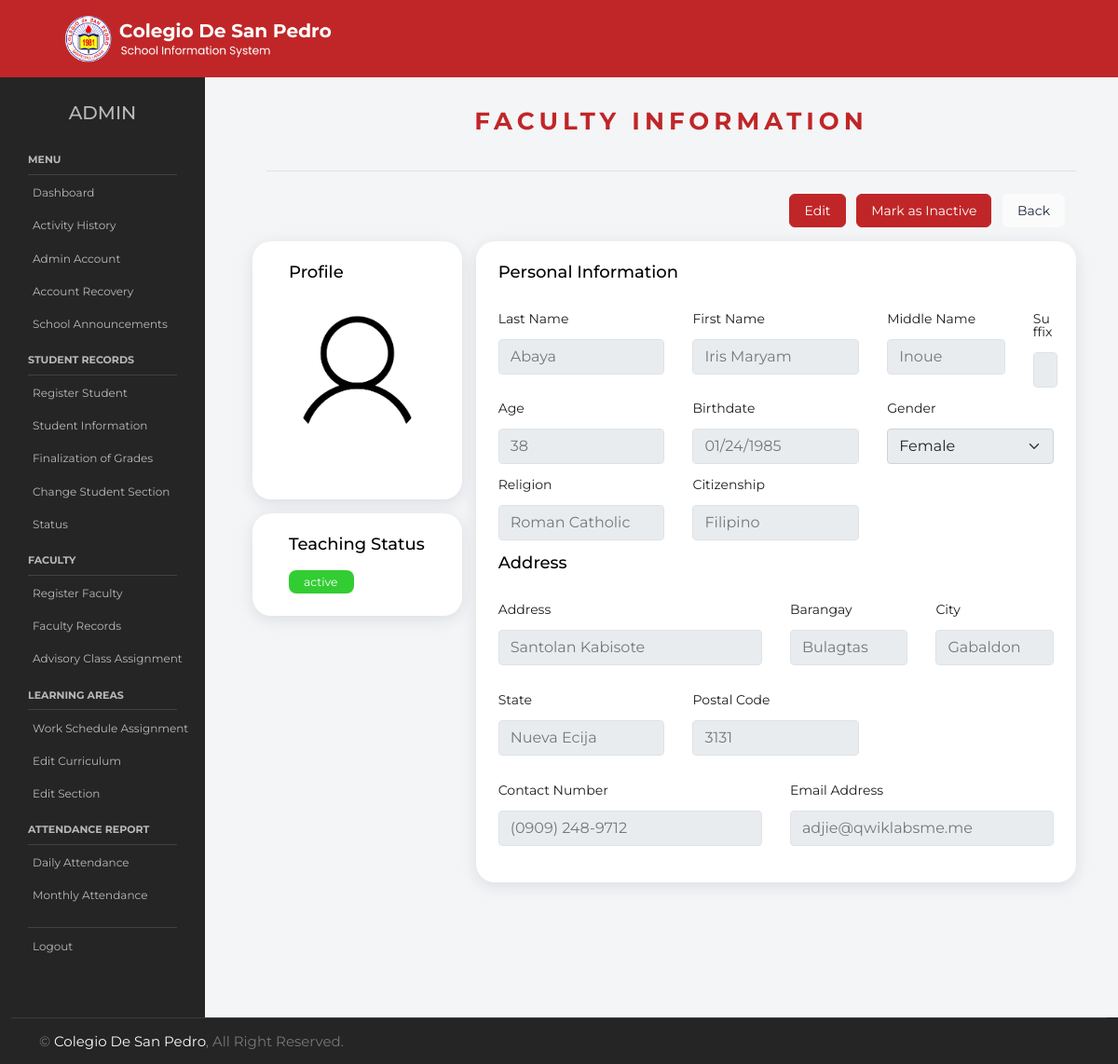
/admin/viewFaculty.php?F_number=2023-00009-F (signed in), run on the app's committed database.
### tables this page shows
CREATE TABLE `faculty` (
  `F_ID` int(11) NOT NULL,
  `F_profile_img` varchar(100) DEFAULT NULL,
  `F_number` varchar(45) DEFAULT NULL,
  `F_status` varchar(45) DEFAULT NULL,
  `F_lname` varchar(45) DEFAULT NULL,
  `F_fname` varchar(45) DEFAULT NULL,
  `F_mname` varchar(45) DEFAULT NULL,
  `F_suffix` varchar(45) DEFAULT NULL,
  `F_age` varchar(45) DEFAULT NULL,
  `F_birthday` date DEFAULT NULL,
  `F_gender` varchar(45) DEFAULT NULL,
  `F_religion` varchar(45) DEFAULT NULL,
  `F_citizenship` varchar(45) DEFAULT NULL,
  `F_address` varchar(45) DEFAULT NULL,
  `F_barangay` varchar(45) DEFAULT NULL,
  `F_city` varchar(45) DEFAULT NULL,
  `F_state` varchar(45) DEFAULT NULL,
  `F_postal` varchar(45) DEFAULT NULL,
  `F_contactNumber` varchar(45) DEFAULT NULL,
  `F_email` varchar(45) DEFAULT NULL
);

### admin/viewFaculty.php (the view, shortened to what the rows shown need)
<?php
require_once("../assets/php/server.php");
if (!isset($_SESSION['AD_number'])) {
  header('Location: ../auth/login.php');
} else {
  if (isset($_GET['F_number'])) {
    $F_number = $_GET['F_number'];
    $viewData = "SELECT * FROM faculty WHERE F_number = '{$F_number}'";
    $runviewData = $mysqli->query($viewData);
    $getFacultyData = $runviewData->fetch_assoc();
  } else {
    header('Location: faculty.php');
  }
}
?>
<!DOCTYPE html>
<html lang="en">
<head>
  <link href="https://cdnjs.cloudflare.com/ajax/libs/font-awesome/5.10.0/css/all.min.css" rel="stylesheet">
  <link href="https://cdn.jsdelivr.net/npm/bootstrap-icons@1.4.1/font/bootstrap-icons.css" rel="stylesheet">
  <link href="../assets/lib/animate/animate.min.css" rel="stylesheet">
  <link href="../assets/lib/owlcarousel/assets/owl.carousel.min.css" rel="stylesheet">
  <link href="../assets/lib/tempusdominus/css/tempusdominus-bootstrap-4.min.css" rel="stylesheet" />
  <link href="../assets/css/bootstrap.min.css" rel="stylesheet">
  <link href="../assets/css/style.css" rel="stylesheet">
  <link href="../assets/css/form-style.css" rel="stylesheet">
  <link href="../assets/css/admin/style.css" rel="stylesheet">
  <link href="../assets/css/admin/materialdesignicons.min.css" rel="stylesheet">
</head>
<body>
  <div class="container-scroller">
    <div class="container-fluid page-body-wrapper">
      <div class="main-panel">
        <div class="content-wrapper">
          <div class="row">
            <div class="col-sm-12">
              <div class="home-tab">
                <div class="d-sm-flex align-items-center justify-content-between border-bottom">
                  <div class="section-title text-center position-relative pb-3 mb-3 mx-auto">
                    <h2 class="fw-bold text-primary text-uppercase">Faculty Information</h2>
                  </div>
                </div>
                <div class="tab-content tab-content-basic">
                  <div class="tab-pane fade show active" id="overview" role="tabpanel" aria-labelledby="overview">
                    <div class="row">
                      <div class="col-lg-9 col-sm-12 grid-margin">
                        <div class="card">
                          <div class="card-body">
                            <div class="row" style="padding-bottom: 15px;">
                              <div class="col-md-4">
                                <div class="col-sm-12">
                                  <input type="text" class="form-control" name="F_lname" value="<?php echo $getFacultyData['F_lname'] ?>" readonly>
                                </div>
                              </div>
                              <div class="col-md-4">
                                <div class="col-sm-12">
                                  <input type="text" class="form-control" name="F_fname" value="<?php echo $getFacultyData['F_fname'] ?>" readonly>
                                </div>
                              </div>
                              <div class="col-md-3">
                                <div class="col-sm-12">
                                  <input type="text" class="form-control" name="F_mname" value="<?php echo $getFacultyData['F_mname'] ?>" readonly>
                                </div>
                              </div>
                              <div class="col-md-4">
                                <div class="col-sm-12">
                                  <input type="number" class="form-control" name="F_age" value="<?php echo $getFacultyData['F_age'] ?>" readonly>
                                </div>
                              </div>
                              <div class="col-md-4">
                                <div class="col-sm-12">
                                  <input type="date" class="form-control" name="F_birthday" value="<?php echo $getFacultyData['F_birthday'] ?>" readonly>
                                </div>
                              </div>
                              <div class="col-md-4">
                                <div class="col-sm-12">
                                  <select class="form-select" name="F_gender" disabled>
                                    <option selected><?php echo $getFacultyData['F_gender'] ?></option>
                                  </select>
                                </div>
                              </div>
                              <div class="col-md-4">
                                <div class="col-sm-12">
                                  <input type="text" class="form-control" value="<?php echo $getFacultyData['F_religion'] ?>" readonly>
                                </div>
                              </div>
                              <div class="col-md-4">
                                <div class="col-sm-12">
                                  <input type="text" class="form-control" value="<?php echo $getFacultyData['F_citizenship'] ?>" readonly>
                                </div>
                              </div>
                            </div>
                            <div class="row" style="padding-bottom: 15px;">
                              <div class="col-md-6">
                                <div class="col-sm-12">
                                  <input type="text" class="form-control" name="F_address" value="<?php echo $getFacultyData['F_address'] ?>" readonly>
                                </div>
                              </div>
                              <div class="col-md-3">
                                <div class="col-sm-12">
                                  <input type="text" class="form-control" name="F_barangay" value="<?php echo $getFacultyData['F_barangay'] ?>" readonly>
                                </div>
                              </div>
                              <div class="col-md-3">
                                <div class="col-sm-12">
                                  <input type="text" class="form-control" name="F_city" value="<?php echo $getFacultyData['F_city'] ?>" readonly>
                                </div>
                              </div>
                            </div>
                            <div class="row" style="padding-bottom: 15px;">
                              <div class="col-md-4">
                                <div class="col-sm-12">
                                  <input type="text" class="form-control" name="F_state" value="<?php echo $getFacultyData['F_state'] ?>" readonly>
                                </div>
                              </div>
                              <div class="col-md-4">
                                <div class="col-sm-12">
                                  <input type="text" class="form-control" name="F_postal" value="<?php echo $getFacultyData['F_postal'] ?>" readonly>
                                </div>
                              </div>
                            </div>
                            <div class="row" style="padding-bottom: 15px;">
                              <div class="col-md-6">
                                <div class="col-sm-12">
                                  <input type="text" class="form-control" name="F_contact" value="<?php echo $getFacultyData['F_contactNumber'] ?>" readonly>
                                </div>
                              </div>
                              <div class="col-md-6">
                                <div class="col-sm-12">
                                  <input type="email" class="form-control" name="F_email" value="<?php echo $getFacultyData['F_email'] ?>" readonly>
                                </div>
                              </div>
                            </div>
                          </div>
                        </div>
                      </div>
                    </div>
                  </div>
                </div>
              </div>
            </div>
          </div>
        </div>
      </div>
    </div>
  </div>
</body>
</html>

### data on the page
faculty: F_lname "Abaya", F_fname "Iris Maryam", F_mname "Inoue", F_age "38", F_birthday "01/24/1985", F_gender "Female", F_religion "Roman Catholic", F_citizenship "Filipino", F_address "Santolan Kabisote", F_barangay "Bulagtas", F_city "Gabaldon", F_state "Nueva Ecija", F_postal "3131", F_contact "(0909) 248-9712", F_email "adjie@qwiklabsme.me"
